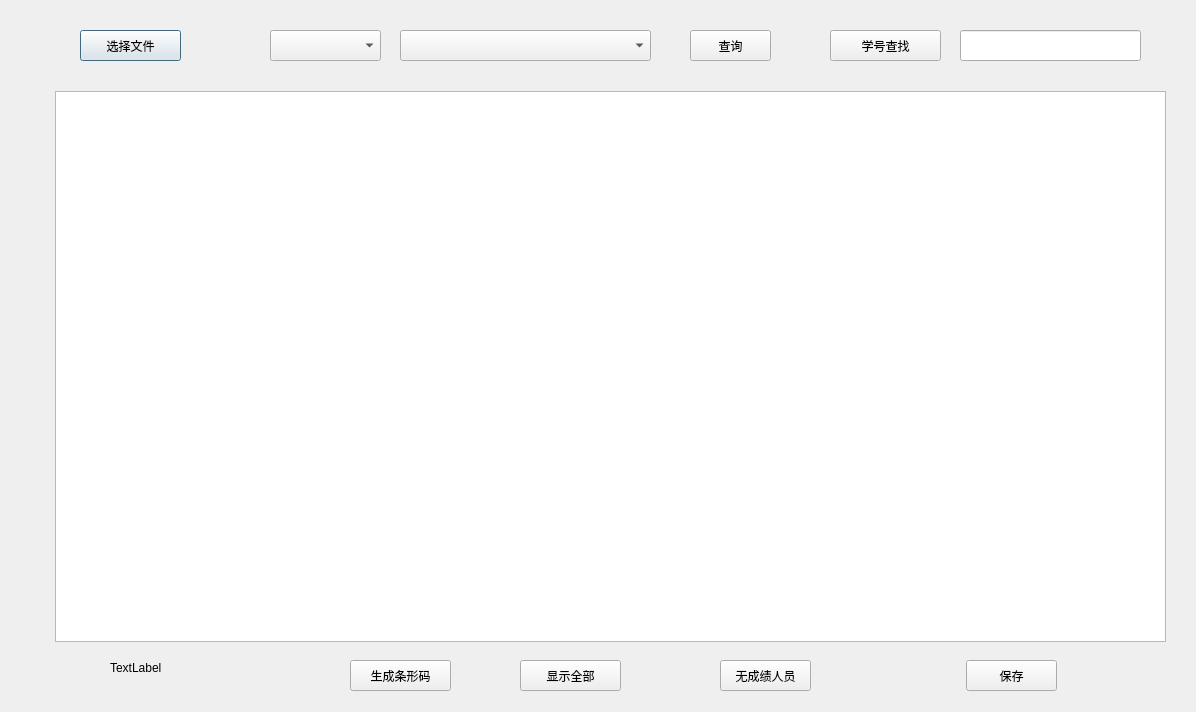
<?xml version="1.0" encoding="UTF-8"?>
<ui version="4.0">
 <class>Dialog</class>
 <widget class="QDialog" name="Dialog">
  <property name="geometry">
   <rect>
    <x>0</x>
    <y>0</y>
    <width>1196</width>
    <height>712</height>
   </rect>
  </property>
  <property name="windowTitle">
   <string>Dialog</string>
  </property>
  <widget class="QPushButton" name="pushButton">
   <property name="geometry">
    <rect>
     <x>80</x>
     <y>30</y>
     <width>101</width>
     <height>31</height>
    </rect>
   </property>
   <property name="text">
    <string>选择文件</string>
   </property>
  </widget>
  <widget class="QPushButton" name="pushButton_2">
   <property name="geometry">
    <rect>
     <x>690</x>
     <y>30</y>
     <width>81</width>
     <height>31</height>
    </rect>
   </property>
   <property name="text">
    <string>查询</string>
   </property>
  </widget>
  <widget class="QPushButton" name="pushButton_3">
   <property name="geometry">
    <rect>
     <x>830</x>
     <y>30</y>
     <width>111</width>
     <height>31</height>
    </rect>
   </property>
   <property name="text">
    <string>学号查找</string>
   </property>
  </widget>
  <widget class="QPushButton" name="pushButton_4">
   <property name="geometry">
    <rect>
     <x>520</x>
     <y>660</y>
     <width>101</width>
     <height>31</height>
    </rect>
   </property>
   <property name="text">
    <string>显示全部</string>
   </property>
  </widget>
  <widget class="QPushButton" name="pushButton_5">
   <property name="geometry">
    <rect>
     <x>720</x>
     <y>660</y>
     <width>91</width>
     <height>31</height>
    </rect>
   </property>
   <property name="text">
    <string>无成绩人员</string>
   </property>
  </widget>
  <widget class="QPushButton" name="pushButton_6">
   <property name="geometry">
    <rect>
     <x>966</x>
     <y>660</y>
     <width>91</width>
     <height>31</height>
    </rect>
   </property>
   <property name="text">
    <string>保存</string>
   </property>
  </widget>
  <widget class="QPushButton" name="pushButton_7">
   <property name="geometry">
    <rect>
     <x>350</x>
     <y>660</y>
     <width>101</width>
     <height>31</height>
    </rect>
   </property>
   <property name="text">
    <string>生成条形码</string>
   </property>
  </widget>
  <widget class="QComboBox" name="comboBox">
   <property name="geometry">
    <rect>
     <x>270</x>
     <y>30</y>
     <width>111</width>
     <height>31</height>
    </rect>
   </property>
  </widget>
  <widget class="QComboBox" name="comboBox_2">
   <property name="geometry">
    <rect>
     <x>400</x>
     <y>30</y>
     <width>251</width>
     <height>31</height>
    </rect>
   </property>
  </widget>
  <widget class="QLabel" name="label_2">
   <property name="geometry">
    <rect>
     <x>110</x>
     <y>660</y>
     <width>151</width>
     <height>16</height>
    </rect>
   </property>
   <property name="text">
    <string>TextLabel</string>
   </property>
  </widget>
  <widget class="QTableWidget" name="tableWidget">
   <property name="geometry">
    <rect>
     <x>55</x>
     <y>91</y>
     <width>1111</width>
     <height>551</height>
    </rect>
   </property>
  </widget>
  <widget class="QLineEdit" name="lineEdit">
   <property name="geometry">
    <rect>
     <x>960</x>
     <y>30</y>
     <width>181</width>
     <height>31</height>
    </rect>
   </property>
  </widget>
 </widget>
 <tabstops>
  <tabstop>pushButton</tabstop>
  <tabstop>comboBox</tabstop>
  <tabstop>comboBox_2</tabstop>
  <tabstop>pushButton_2</tabstop>
  <tabstop>pushButton_3</tabstop>
  <tabstop>pushButton_7</tabstop>
  <tabstop>pushButton_4</tabstop>
  <tabstop>pushButton_5</tabstop>
  <tabstop>pushButton_6</tabstop>
 </tabstops>
 <resources/>
 <connections/>
 <slots>
  <slot>slot1()</slot>
  <slot>slot2()</slot>
  <slot>slot3()</slot>
 </slots>
</ui>
